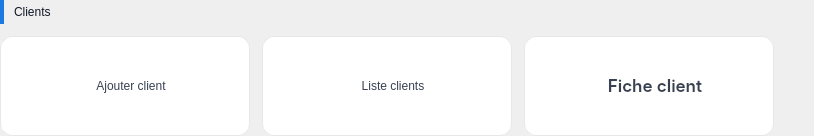
            <widget class="QFrame" name="sectionClientsFrame">
             <property name="styleSheet">
              <string notr="true">QFrame#sectionClientsFrame { background-color: transparent; border: none; }</string>
             </property>
             <layout class="QVBoxLayout" name="sectionClientsLayout">
              <property name="spacing">
               <number>12</number>
              </property>
              <property name="leftMargin">
               <number>0</number>
              </property>
              <property name="topMargin">
               <number>0</number>
              </property>
              <property name="rightMargin">
               <number>0</number>
              </property>
              <property name="bottomMargin">
               <number>0</number>
              </property>
              <item>
               <layout class="QHBoxLayout" name="clientsTitleLayout">
                <property name="spacing">
                 <number>10</number>
                </property>
                <item>
                 <widget class="QFrame" name="accentClients">
                  <property name="minimumSize">
                   <size>
                    <width>4</width>
                    <height>24</height>
                   </size>
                  </property>
                  <property name="maximumSize">
                   <size>
                    <width>4</width>
                    <height>24</height>
                   </size>
                  </property>
                  <property name="styleSheet">
                   <string notr="true">QFrame#accentClients { background-color: #1d7ae2; border-radius: 3px; }</string>
                  </property>
                 </widget>
                </item>
                <item>
                 <widget class="QLabel" name="secTitleClients">
                  <property name="styleSheet">
                   <string notr="true">QLabel#secTitleClients { color: #111827; font: 600 11pt &quot;Inter&quot;; background-color: transparent; }</string>
                  </property>
                  <property name="text">
                   <string>Clients</string>
                  </property>
                 </widget>
                </item>
                <item>
                 <spacer name="clientsTitleSpacer">
                  <property name="orientation">
                   <enum>Qt::Horizontal</enum>
                  </property>
                  <property name="sizeType">
                   <enum>QSizePolicy::MinimumExpanding</enum>
                  </property>
                  <property name="sizeHint" stdset="0">
                   <size>
                    <width>40</width>
                    <height>20</height>
                   </size>
                  </property>
                 </spacer>
                </item>
               </layout>
              </item>
              <item>
               <layout class="QHBoxLayout" name="clientsBtnsLayout">
                <property name="spacing">
                 <number>12</number>
                </property>
                <item>
                 <widget class="QToolButton" name="btn_ajouter_client">
                  <property name="sizePolicy">
                   <sizepolicy hsizetype="Expanding" vsizetype="Preferred">
                    <horstretch>1</horstretch>
                    <verstretch>0</verstretch>
                   </sizepolicy>
                  </property>
                  <property name="minimumSize">
                   <size>
                    <width>250</width>
                    <height>100</height>
                   </size>
                  </property>
                  <property name="maximumSize">
                   <size>
                    <width>250</width>
                    <height>100</height>
                   </size>
                  </property>
                  <property name="cursor">
                   <cursorShape>PointingHandCursor</cursorShape>
                  </property>
                  <property name="styleSheet">
                   <string notr="true">QToolButton#btn_ajouter_client { background-color: #ffffff; color: #374151; border: 1px solid #e5e7eb; border-radius: 12px; font: 550 13pt &quot;Inter&quot;; padding: 12px 8px; padding-left: 20px; }
QToolButton#btn_ajouter_client:hover { border: 1px solid rgba(29,122,226,0.5); color: #1d7ae2; }</string>
                  </property>
                  <property name="text">
                   <string>Ajouter client</string>
                  </property>
                  <property name="icon">
                   <iconset>
                    <normaloff>../../assets/dashboard/ajouter_client.svg</normaloff>../../assets/dashboard/ajouter_client.svg</iconset>
                  </property>
                  <property name="iconSize">
                   <size>
                    <width>40</width>
                    <height>40</height>
                   </size>
                  </property>
                  <property name="toolButtonStyle">
                   <enum>Qt::ToolButtonTextBesideIcon</enum>
                  </property>
                 </widget>
                </item>
                <item>
                 <widget class="QToolButton" name="btn_liste_clients">
                  <property name="sizePolicy">
                   <sizepolicy hsizetype="Expanding" vsizetype="Preferred">
                    <horstretch>1</horstretch>
                    <verstretch>0</verstretch>
                   </sizepolicy>
                  </property>
                  <property name="minimumSize">
                   <size>
                    <width>250</width>
                    <height>100</height>
                   </size>
                  </property>
                  <property name="maximumSize">
                   <size>
                    <width>250</width>
                    <height>100</height>
                   </size>
                  </property>
                  <property name="cursor">
                   <cursorShape>PointingHandCursor</cursorShape>
                  </property>
                  <property name="styleSheet">
                   <string notr="true">QToolButton#btn_liste_clients { background-color: #ffffff; color: #374151; border: 1px solid #e5e7eb; border-radius: 12px; font: 550 13pt &quot;Inter&quot;; padding: 12px 8px; padding-left: 20px;}
QToolButton#btn_liste_clients:hover { border: 1px solid rgba(29,122,226,0.5); color: #1d7ae2; }</string>
                  </property>
                  <property name="text">
                   <string>Liste clients</string>
                  </property>
                  <property name="icon">
                   <iconset>
                    <normaloff>../../assets/dashboard/liste_clients.svg</normaloff>../../assets/dashboard/liste_clients.svg</iconset>
                  </property>
                  <property name="iconSize">
                   <size>
                    <width>40</width>
                    <height>40</height>
                   </size>
                  </property>
                  <property name="toolButtonStyle">
                   <enum>Qt::ToolButtonTextBesideIcon</enum>
                  </property>
                 </widget>
                </item>
                <item>
                 <widget class="QToolButton" name="btn_fiche_client">
                  <property name="sizePolicy">
                   <sizepolicy hsizetype="Expanding" vsizetype="Preferred">
                    <horstretch>1</horstretch>
                    <verstretch>0</verstretch>
                   </sizepolicy>
                  </property>
                  <property name="minimumSize">
                   <size>
                    <width>250</width>
                    <height>100</height>
                   </size>
                  </property>
                  <property name="maximumSize">
                   <size>
                    <width>250</width>
                    <height>100</height>
                   </size>
                  </property>
                  <property name="font">
                   <font>
                    <family>Inter</family>
                    <pointsize>13</pointsize>
                    <weight>68</weight>
                    <italic>false</italic>
                    <bold>true</bold>
                   </font>
                  </property>
                  <property name="cursor">
                   <cursorShape>PointingHandCursor</cursorShape>
                  </property>
                  <property name="styleSheet">
                   <string notr="true">QToolButton#btn_fiche_client { background-color: #ffffff; color: #374151; border: 1px solid #e5e7eb; border-radius: 12px; font: 550 13pt &quot;Inter&quot;; padding: 12px 8px; padding-left: 20px; }
QToolButton#btn_fiche_client:hover { border: 1px solid rgba(29,122,226,0.5); color: #1d7ae2; }</string>
                  </property>
                  <property name="text">
                   <string>Fiche client</string>
                  </property>
                  <property name="icon">
                   <iconset>
                    <normaloff>../../assets/dashboard/fiche_client.svg</normaloff>../../assets/dashboard/fiche_client.svg</iconset>
                  </property>
                  <property name="iconSize">
                   <size>
                    <width>40</width>
                    <height>40</height>
                   </size>
                  </property>
                  <property name="toolButtonStyle">
                   <enum>Qt::ToolButtonTextBesideIcon</enum>
                  </property>
                 </widget>
                </item>
                <item>
                 <spacer name="clientsTitleSpacer_2">
                  <property name="orientation">
                   <enum>Qt::Horizontal</enum>
                  </property>
                  <property name="sizeType">
                   <enum>QSizePolicy::MinimumExpanding</enum>
                  </property>
                  <property name="sizeHint" stdset="0">
                   <size>
                    <width>40</width>
                    <height>20</height>
                   </size>
                  </property>
                 </spacer>
                </item>
               </layout>
              </item>
             </layout>
            </widget>
